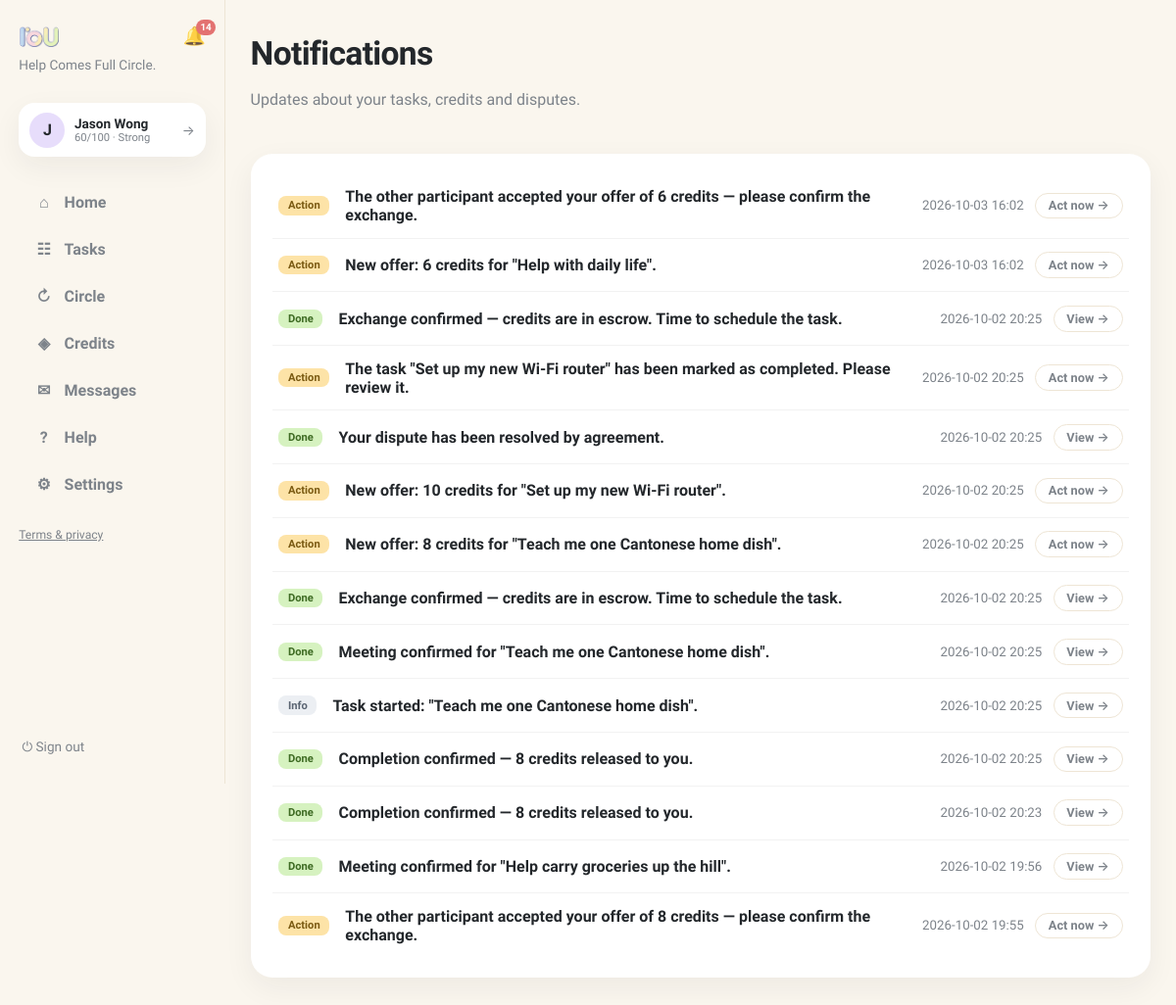
The page /notifications (signed in) on the database its author committed.
### tables this page shows
CREATE TABLE users (
                id INTEGER PRIMARY KEY, name TEXT NOT NULL, email TEXT UNIQUE NOT NULL,
                password TEXT NOT NULL, balance INTEGER NOT NULL DEFAULT 0,
                held_balance INTEGER NOT NULL DEFAULT 0,
                is_moderator INTEGER NOT NULL DEFAULT 0
            , language TEXT NOT NULL DEFAULT 'en', address TEXT, district TEXT, hkid TEXT, address_id TEXT, age INTEGER, birthday TEXT, skills TEXT NOT NULL DEFAULT '', community_helper INTEGER NOT NULL DEFAULT 0, created_at TEXT, consent_analytics INTEGER NOT NULL DEFAULT 0, reliability INTEGER NOT NULL DEFAULT 60, account_status TEXT NOT NULL DEFAULT 'active', analytics_consent INTEGER NOT NULL DEFAULT 0, username TEXT, bio TEXT, verification_identity TEXT NOT NULL DEFAULT 'unverified', verification_neighbourhood TEXT NOT NULL DEFAULT 'unverified', vis_photo INTEGER NOT NULL DEFAULT 1, vis_neighbourhood INTEGER NOT NULL DEFAULT 1, vis_skills INTEGER NOT NULL DEFAULT 1, vis_bio INTEGER NOT NULL DEFAULT 1, vis_completed INTEGER NOT NULL DEFAULT 1, vis_circle INTEGER NOT NULL DEFAULT 1, circle_enabled INTEGER NOT NULL DEFAULT 1);

CREATE TABLE notifications (
                id INTEGER PRIMARY KEY, user_id INTEGER NOT NULL,
                body TEXT NOT NULL, link TEXT NOT NULL DEFAULT '/',
                is_read INTEGER NOT NULL DEFAULT 0, kind TEXT NOT NULL DEFAULT 'info',
                created_at TEXT NOT NULL,
                FOREIGN KEY(user_id) REFERENCES users(id)
            );

### app.py (the view)
@app.get("/notifications", response_class=HTMLResponse)
def notifications_page(request: Request, tab: str = "system"):
    user = current_user(request)
    if not user:
        return RedirectResponse("/login", status_code=303)
    with db() as connection:
        notifs = connection.execute(
            "SELECT * FROM notifications WHERE user_id=? ORDER BY created_at DESC LIMIT 50",
            (user["id"],)).fetchall()
        threads = connection.execute(
            """SELECT r.id, r.title, r.status, r.requester_id, r.provider_id,
                      ru.name requester_name, pu.name provider_name,
                      (SELECT body FROM messages WHERE request_id=r.id ORDER BY id DESC LIMIT 1) last_body,
                      (SELECT created_at FROM messages WHERE request_id=r.id ORDER BY id DESC LIMIT 1) last_at
               FROM requests r
               JOIN users ru ON ru.id=r.requester_id
               LEFT JOIN users pu ON pu.id=r.provider_id
               WHERE (r.requester_id=? OR r.provider_id=?
                      OR EXISTS (SELECT 1 FROM request_participants rp
                                 WHERE rp.request_id=r.id AND rp.user_id=?))
                 AND EXISTS (SELECT 1 FROM messages WHERE request_id=r.id)
               ORDER BY last_at DESC""",
            (user["id"], user["id"], user["id"])).fetchall()
    return render(request, "notifications.html", page="notifications",
                  notifs=notifs, threads=threads, tab=tab)

### templates/notifications.html (shortened to what this page needs)
{% extends "base.html" %}
{% block content %}
<header class="page-head">
  <div>
    <h1>Notifications</h1>
    <p class="muted">Updates about your tasks, credits and disputes.</p>
  </div>
</header>
<div class="card notif-card">
  {% for n in notifs %}
  <div class="notif-row {% if not n.is_read %}unread{% endif %}">
    <span class="notif-kind k-{{ n.kind or 'info' }}">{% if (n.kind or 'info') == 'action' %}Action{% elif n.kind == 'success' %}Done{% else %}Info{% endif %}</span>
    <div class="notif-body"><b>{{ n.body }}</b></div>
    <div class="notif-side">
      <small class="muted">{{ n.created_at[:16].replace('T',' ') }}</small>
      {% if n.link and (n.kind or 'info') == 'action' %}<a class="btn-ghost btn-sm" href="/notifications/{{ n.id }}/go">Act now →</a>{% elif n.link %}<a class="btn-ghost btn-sm" href="/notifications/{{ n.id }}/go">View →</a>{% endif %}
    </div>
  </div>
  {% else %}<p class="empty">No notifications yet.</p>{% endfor %}
</div>
{% endblock %}

### templates/base.html (shortened to what this page needs)
<!doctype html>
<html lang="en"><head><link rel="stylesheet" href="/static/style.css"></head>
<body class="app-body">
<nav class="sidebar">
  <div class="brand-row">
    <a class="brand" href="/"><img class="brand-logo" src="/static/iou-logo2.png" alt="IoU"></a>
    {% if user %}
    <a class="bell {% if page == 'notifications' %}active{% endif %}" href="/notifications" title="Notifications">🔔{% if unread_notifs or unread_msgs %}<span class="bell-badge">{{ (unread_notifs or 0) + (unread_msgs or 0) }}</span>{% endif %}</a>
    {% endif %}
  </div>
  <p class="brand-tag">Help Comes Full Circle.</p>
  {% if user %}
  <a class="side-user" href="/profile" title="Your profile">
    <div class="avatar">{{ user.name[0] }}</div>
    {% set sc = user.reliability if user.reliability is not none else 60 %}
    {% set lab = 'Suspended' if sc <= 0 else ('Restricted' if sc < 30 else ('Limited' if sc < 60 else ('Strong' if sc < 80 else 'Excellent'))) %}
    <div class="sidebar-user-meta"><b>{{ user.name }}</b>
      <small>{{ sc }}/100 · {{ lab }}</small>
    </div>
    <span class="side-user-arrow">→</span>
  </a>
  <div class="nav-links">
    <a class="nav-link {% if page == 'home' %}active{% endif %}" href="/"><span class="nav-ico">⌂</span>Home</a>
    <a class="nav-link {% if page == 'browse' %}active{% endif %}" href="/browse"><span class="nav-ico">☷</span>Tasks</a>
    <a class="nav-link {% if page == 'circle' %}active{% endif %}" href="/chain-invitations"><span class="nav-ico">↻</span>Circle{% if circle_pending %}<span class="unread-dot"></span>{% endif %}</a>
    <a class="nav-link {% if page == 'credits' %}active{% endif %}" href="/history"><span class="nav-ico">◈</span>Credits</a>
    <a class="nav-link {% if page == 'messages' %}active{% endif %}" href="/messages"><span class="nav-ico">✉</span>Messages{% if unread_msgs %}<span class="unread-dot"></span>{% endif %}</a>
    <a class="nav-link {% if page == 'help' %}active{% endif %}" href="/help"><span class="nav-ico">?</span>Help</a>
    <a class="nav-link {% if page == 'account' %}active{% endif %}" href="/account"><span class="nav-ico">⚙</span>Settings</a>
  </div>
  <p class="nav-footer"><a href="/legal">Terms &amp; privacy</a></p>
  <form method="post" action="/logout" class="side-logout"><button class="link-button" title="Sign out">⏻ Sign out</button></form>
  {% else %}
  <div class="nav-links">
    <a class="nav-link" href="/login"><span class="nav-ico">→</span>Sign in</a>
    <a class="nav-link" href="/register"><span class="nav-ico">＋</span>Create account</a>
  </div>
  <p class="nav-footer"><a href="/legal">Terms &amp; privacy</a></p>
  {% endif %}
</nav>
<main class="content {% block content_class %}{% endblock %}">{% block content %}{% endblock %}</main>
</body></html>

### static/style.css (style rules this page uses)
:root { --bg:#faf6ee; --ink:#23272b; --muted:#7d838a; --line:#eee5d5; --yellow:#fdeab2; --green:#dff0bd; --pink:#fbd5e2; --purple:#e7ddfb; --blue:#d7eafb; --peach:#fbdfca; --card:#ffffff; --shadow:0 10px 30px rgba(35,39,43,.06); --radius:22px; }
* { box-sizing:border-box }
body { margin:0;font-family:Sora,Inter,system-ui,sans-serif;color:var(--ink);background:var(--bg) }
h1 { font-size:2.1rem;font-weight:800;margin:.2rem 0;letter-spacing:-.02em }
p { line-height:1.55 }
a { color:inherit }
.muted,.empty { color:var(--muted) }
.app-body { display:flex;min-height:100vh }
.sidebar { width:230px;flex-shrink:0;padding:1.6rem 1.2rem;display:flex;flex-direction:column;gap:.4rem;border-right:1px solid var(--line);position:sticky;top:0;height:100vh }
.brand { display:flex;align-items:center;gap:.5rem;font-size:1.5rem;font-weight:800;text-decoration:none }
.brand-tag { color:var(--muted);font-size:.85rem;margin:.2rem 0 1.4rem 0;line-height:1.4 }
.nav-links { display:flex;flex-direction:column;gap:.4rem }
.nav-link { display:flex;align-items:center;gap:.7rem;text-decoration:none;font-weight:600;padding:.7rem 1rem;border-radius:999px;color:var(--muted) }
.nav-ico { width:1.2rem;text-align:center }
.avatar { width:36px;height:36px;border-radius:50%;background:var(--purple);display:flex;align-items:center;justify-content:center;font-weight:800 }
.sidebar-user-meta { flex:1;min-width:0 }
.sidebar-user-meta b { display:block;font-size:.85rem;white-space:nowrap;overflow:hidden;text-overflow:ellipsis }
.sidebar-user-meta small { color:var(--muted);font-size:.7rem;display:block;white-space:nowrap;overflow:hidden;text-overflow:ellipsis }
.link-button { background:none;border:0;font-size:1.1rem;cursor:pointer;color:var(--muted);padding:.2rem }
.content { flex:1;max-width:1600px;margin:0 auto;padding:2.4rem clamp(1.2rem,3.5vw,3.5rem) 5rem;width:100% }
@media (max-width:1250px) { .content { padding:2rem 1.6rem 4rem } }
.page-head { display:flex;justify-content:space-between;align-items:flex-start;gap:1rem;margin-bottom:1.6rem }
.card { background:var(--card);border-radius:var(--radius);padding:1.3rem 1.4rem;box-shadow:var(--shadow) }
button { font:inherit;cursor:pointer }
.btn-ghost { display:inline-block;background:none;border:1.5px solid var(--line);border-radius:999px;padding:.6rem 1.2rem;font-weight:600;color:var(--muted);text-decoration:none }
.notif-card { margin-bottom:1.6rem }
.bell { display:inline-flex;position:relative;font-size:1.15rem;text-decoration:none;margin-top:.6rem;opacity:.85 }
.bell-badge { position:absolute;top:-6px;right:-10px;background:#e05c5c;color:#fff;font-size:.62rem;font-weight:700;min-width:16px;height:16px;border-radius:8px;display:flex;align-items:center;justify-content:center;padding:0 4px }
.notif-row { display:flex;align-items:center;gap:1rem;padding:.85rem .4rem;border-bottom:1px solid rgba(0,0,0,.05) }
.notif-row:last-child { border-bottom:none }
.notif-row.unread .notif-body b { font-weight:800 }
.notif-kind { flex-shrink:0;font-size:.7rem;font-weight:700;padding:.2rem .6rem;border-radius:8px;background:#eceff3;color:#5a6472 }
.notif-kind.k-action { background:#fde3a7;color:#7a5a12 }
.notif-kind.k-success { background:#d6f2c0;color:#3e6b23 }
.notif-body { flex:1 }
.notif-side { display:flex;align-items:center;gap:.7rem;flex-shrink:0 }
.btn-sm { padding:.3rem .8rem;font-size:.8rem }
.notif-body { min-width:0 }
.brand-row { display:flex;align-items:center;justify-content:space-between;gap:.5rem }
.brand-logo { height:16px;width:auto;border-radius:4px }
.brand-row .bell { margin-top:0 }
.side-user { display:flex;align-items:center;gap:.6rem;background:var(--card);border-radius:16px;padding:.6rem .7rem;box-shadow:var(--shadow);text-decoration:none;color:inherit;margin-bottom:1.2rem }
.side-user-arrow { color:var(--muted);font-size:.85rem }
.side-logout { margin-top:auto }
.side-logout .link-button { font-size:.85rem;display:flex;align-items:center;gap:.4rem }
.brand-logo { height:22px;width:auto;border-radius:6px }
.nav-footer { font-size:.76rem;color:var(--muted);margin-top:1rem }

### rows shown on the page
users: name "J", name "Jason Wong"
notifications: kind "Action", body "The other participant accepted your offer of 6 credits — please confirm the exchange.", created_at "2026-10-03 16:02"
notifications: kind "Action", body "New offer: 6 credits for \"Help with daily life\".", created_at "2026-10-03 16:02"
notifications: kind "Done", body "Exchange confirmed — credits are in escrow. Time to schedule the task.", created_at "2026-10-02 20:25"
notifications: kind "Action", body "The task \"Set up my new Wi-Fi router\" has been marked as completed. Please review it.", created_at "2026-10-02 20:25"
notifications: kind "Done", body "Your dispute has been resolved by agreement.", created_at "2026-10-02 20:25"
notifications: kind "Action", body "New offer: 10 credits for \"Set up my new Wi-Fi router\".", created_at "2026-10-02 20:25"
notifications: kind "Action", body "New offer: 8 credits for \"Teach me one Cantonese home dish\".", created_at "2026-10-02 20:25"
notifications: kind "Done", body "Exchange confirmed — credits are in escrow. Time to schedule the task.", created_at "2026-10-02 20:25"
notifications: kind "Done", body "Meeting confirmed for \"Teach me one Cantonese home dish\".", created_at "2026-10-02 20:25"
notifications: kind "Info", body "Task started: \"Teach me one Cantonese home dish\".", created_at "2026-10-02 20:25"
notifications: kind "Done", body "Completion confirmed — 8 credits released to you.", created_at "2026-10-02 20:25"
notifications: kind "Done", body "Completion confirmed — 8 credits released to you.", created_at "2026-10-02 20:23"
notifications: kind "Done", body "Meeting confirmed for \"Help carry groceries up the hill\".", created_at "2026-10-02 19:56"
notifications: kind "Action", body "The other participant accepted your offer of 8 credits — please confirm the exchange.", created_at "2026-10-02 19:55"

### other values the page prints
{{ (unread_notifs or 0) + (unread_msgs or 0) }} "14"
{{ sc }} "60"
{{ lab }} "Strong"
